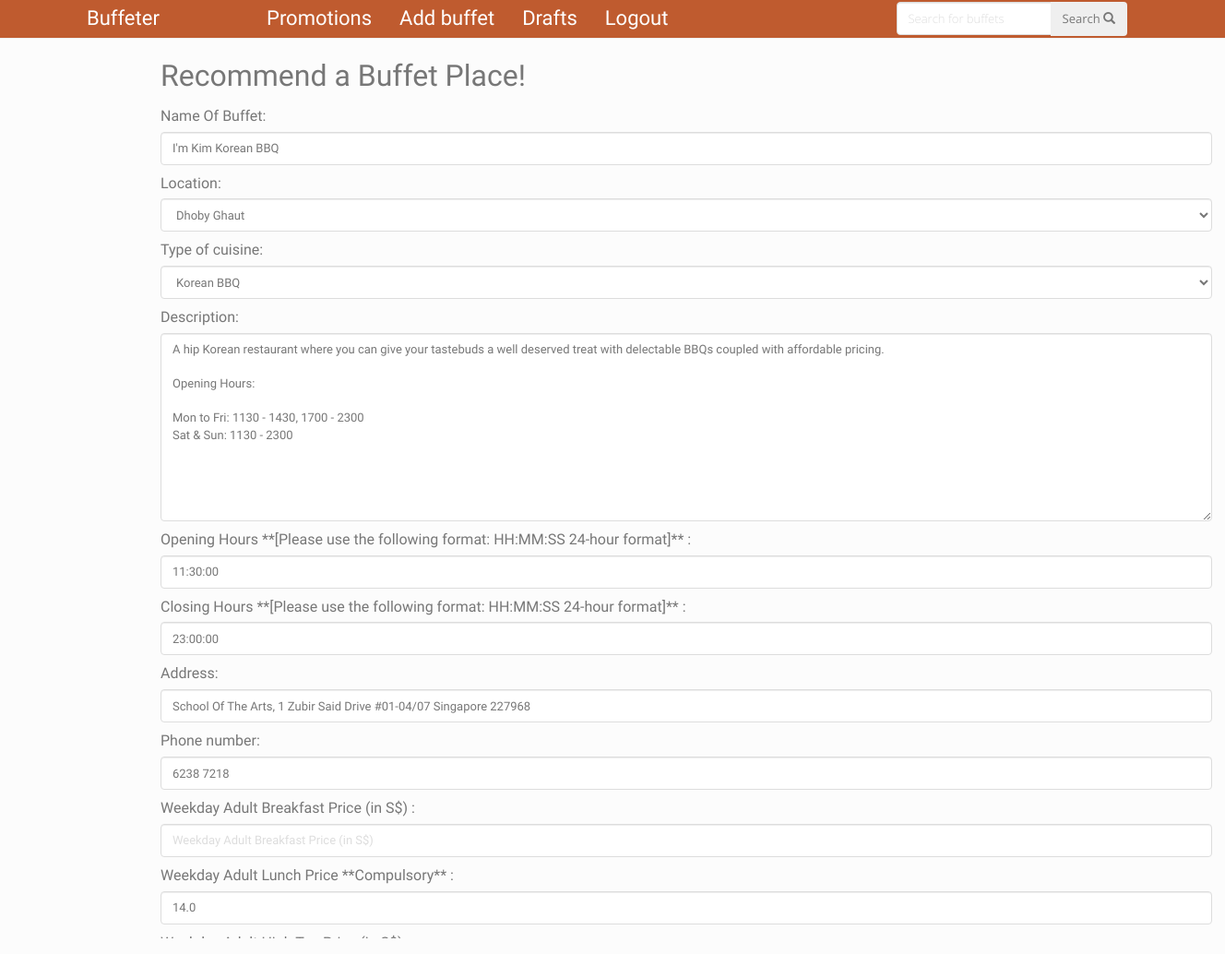
/buffet/10/edit/ (signed in, upper part), run on an earlier commit of the app's database.
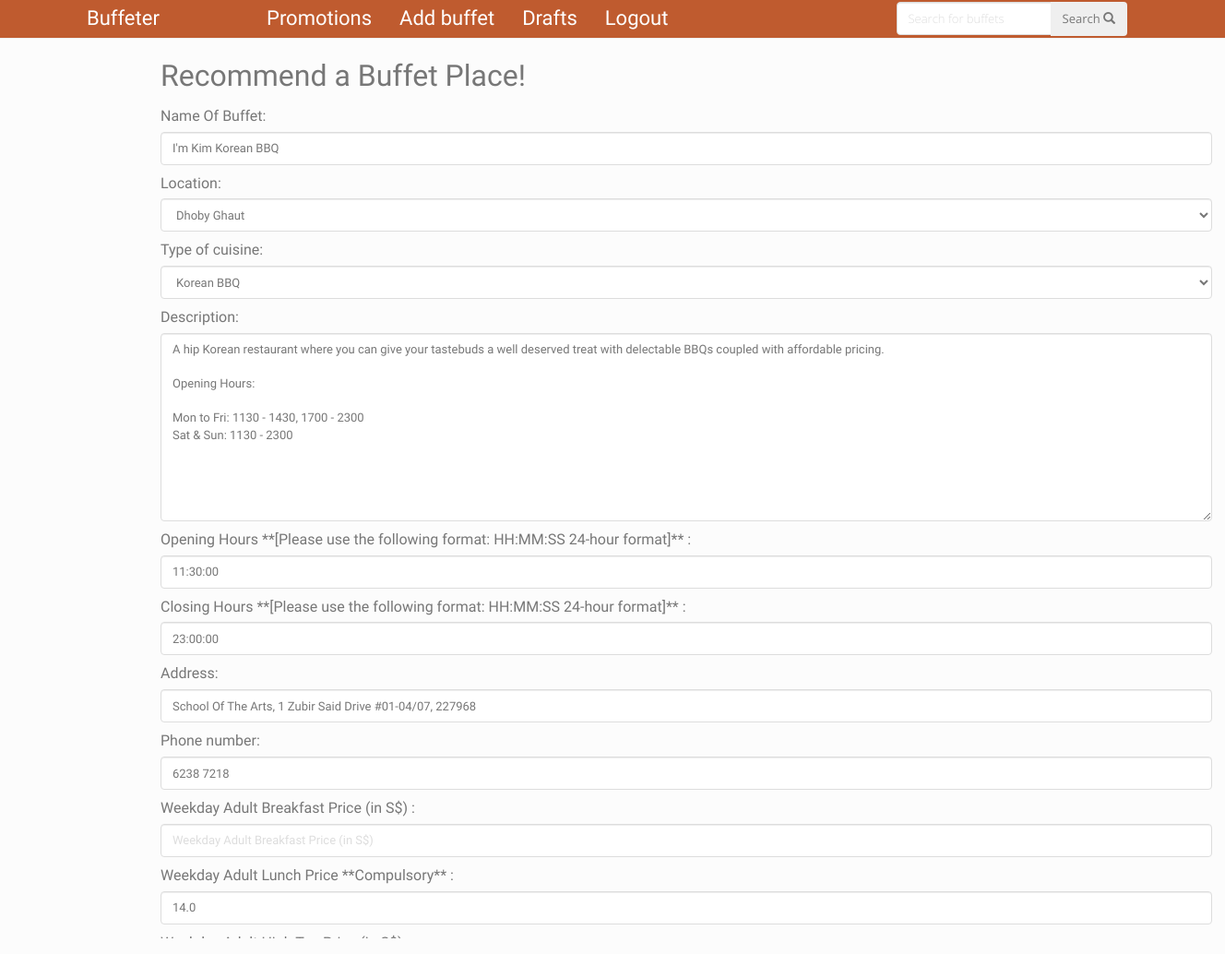
And on a later commit of the database.
### buffetinfo/models.py (models this page shows, shortened)
class Buffet(models.Model):
    author = models.ForeignKey('auth.User')
    name = models.CharField(max_length=200)
    location = models.CharField(max_length=200, choices=LOCATION_CHOICES)
    cuisine_type = models.CharField(max_length=200, choices=CUISINE_CHOICES)
    desc = models.TextField()
    hrs_opening = models.TimeField(help_text="")
    hrs_closing = models.TimeField(help_text="")
    phone_number = models.CharField(max_length=20, null=True)
    address = models.CharField(max_length=100, null=True)
    weekday_adult_breakfast_price = models.FloatField(blank=True, null=True)
    weekday_adult_lunch_price = models.FloatField(null=True)
    weekday_adult_hightea_price = models.FloatField(blank=True, null=True)
    weekday_adult_dinner_price = models.FloatField(null=True)
    weekday_child_breakfast_price = models.FloatField(blank=True, null=True)
    weekday_child_lunch_price = models.FloatField(blank=True, null=True)
    weekday_child_hightea_price = models.FloatField(blank=True, null=True)
    weekday_child_dinner_price = models.FloatField(blank=True, null=True)
    weekend_adult_breakfast_price = models.FloatField(blank=True, null=True)
    weekend_adult_lunch_price = models.FloatField(null=True)
    weekend_adult_hightea_price = models.FloatField(blank=True, null=True)
    weekend_adult_dinner_price = models.FloatField(null=True)
    weekend_child_breakfast_price = models.FloatField(blank=True, null=True)
    weekend_child_lunch_price = models.FloatField(blank=True, null=True)
    weekend_child_hightea_price = models.FloatField(blank=True, null=True)
    weekend_child_dinner_price = models.FloatField(blank=True, null=True)
    created_date = models.DateTimeField(
            default=timezone.now)
    published_date = models.DateTimeField(
            blank=True, null=True)
    objects = BuffetManager()

### buffetinfo/views.py (the view)
# urls.py: url(r'^buffet/(?P<pk>\d+)/edit/$', views.buffet_edit, name='buffet_edit'),
@login_required
def buffet_edit(request, pk):
    buffet = get_object_or_404(Buffet, pk=pk)
    if request.method == "POST":
        form = BuffetForm(request.POST, instance=buffet)
        if form.is_valid():
            buffet = form.save(commit=False)
            buffet.author = request.user
            buffet.rating = 0.0
            buffet.save()
            return redirect('buffet_detail', pk=buffet.pk)
    else:
        form = BuffetForm(instance=buffet)
    return render(request, 'buffetinfo/buffet_edit.html', {'form': form})

### buffetinfo/models.py (called while the page is built)
    def get_queryset(self):
        return super(BuffetManager, self).get_queryset()

### buffetinfo/templates/buffetinfo/buffet_edit.html (shortened to what this page needs)
{% extends 'buffetinfo/base.html' %}
{% block content %}
<div class="container">
	<div id = "newbuffet">
    	<p>Recommend a Buffet Place!</p>
    </div>
    <div id = "form">
    	<form method="POST" class="post-form">{% csrf_token %}
    	<div class="form-group">
        	{{ form.as_p }}
        </div>
    	</form>
  	</div>
</div>
{% endblock %}

What changed in the data, as far as the page shows it:
changed Buffet "I'm Kim Korean BBQ": address "School Of The Arts, 1 Zubir Said Drive #01-04/07 Singapore 227968" → "School Of The Arts, 1 Zubir Said Drive #01-04/07, 227968"
